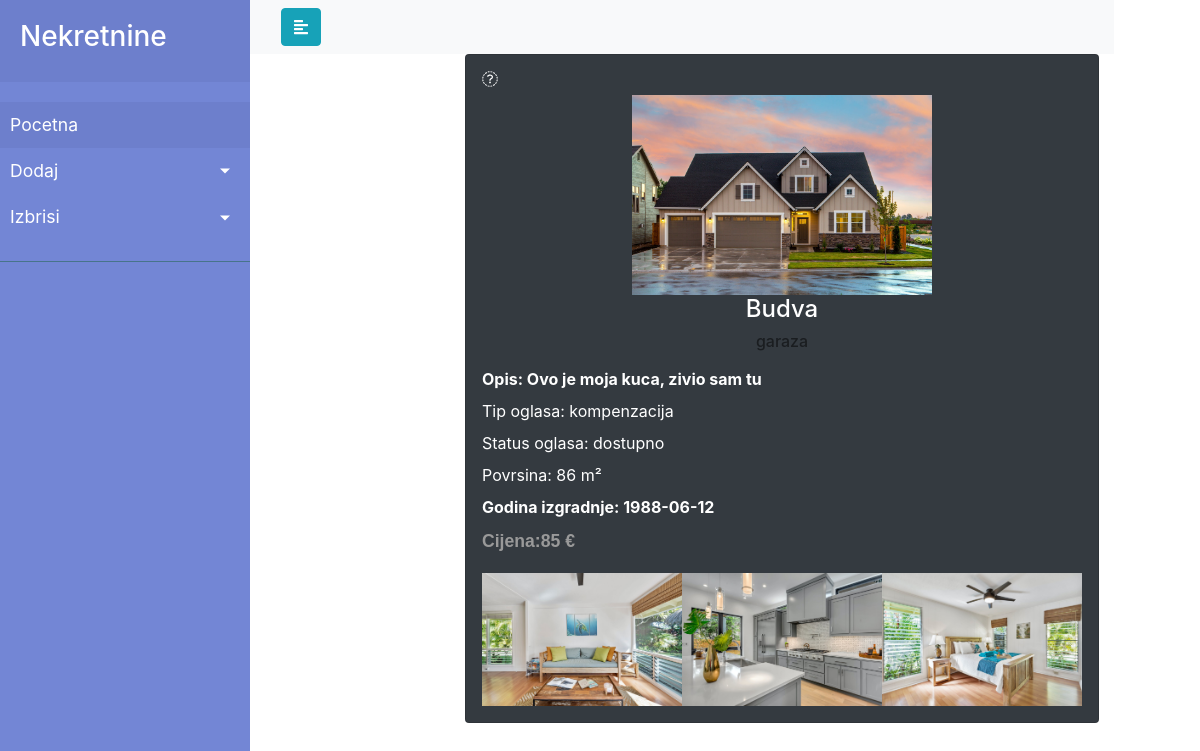
The page /real_state.php?id=212 on the database its author committed.
### tables this page shows
CREATE TABLE `nekretnina` (
  `id` int(11) NOT NULL,
  `grad_id` int(11) DEFAULT NULL,
  `tip_oglasa_id` int(11) NOT NULL,
  `tip_nekretnine_id` int(11) NOT NULL,
  `povrsina` decimal(11,0) NOT NULL,
  `godina_izgradnje` date NOT NULL,
  `opis` text NOT NULL,
  `nekretnina_status_id` int(11) NOT NULL,
  `cijena` decimal(11,0) NOT NULL,
  `fotografija_id` varchar(255) NOT NULL
);

CREATE TABLE `grad` (
  `id` int(11) NOT NULL,
  `name` varchar(255) NOT NULL
);

CREATE TABLE `tip_nekretnine` (
  `id` int(11) NOT NULL,
  `tip` varchar(255) NOT NULL
);

CREATE TABLE `tip_oglasa` (
  `id` int(11) NOT NULL,
  `naziv_oglasa` varchar(255) NOT NULL
);

CREATE TABLE `status_nekretnina` (
  `id` int(11) NOT NULL,
  `status_nekretnine` varchar(255) NOT NULL,
  `datum_prodaje` date DEFAULT NULL
);

CREATE TABLE `fotografije` (
  `id` int(11) NOT NULL,
  `naziv` varchar(255) DEFAULT NULL,
  `nekretnina_id` int(11) DEFAULT NULL
);

### real_state.php (the view, shortened to what this page needs)
<?php
include 'db.php';
isset($_GET['id']) ? $id = $_GET['id'] : exit("Id error");
$slq = "SELECT nekretnina.*, grad.name as city_name,
tip_oglasa.naziv_oglasa as tipO,
tip_nekretnine.tip as tip,
status_nekretnina.status_nekretnine as stats,
fotografije.naziv as ostale_fotke
from nekretnina
left JOIN grad on nekretnina.grad_id = grad.id
left JOIN tip_nekretnine on nekretnina.tip_nekretnine_id = tip_nekretnine.id
left JOIN tip_oglasa on nekretnina.tip_oglasa_id=tip_oglasa.id
left JOIN fotografije on nekretnina.id=fotografije.nekretnina_id
LEFT JOIN status_nekretnina ON nekretnina_status_id=status_nekretnina.id
WHERE nekretnina.id=$id
";
$res = mysqli_query($dbconn, $slq);
$nekretnina = mysqli_fetch_assoc($res);
?>
<?php
include 'header.php';
?>
<div class="wrapper">
    <?php
    include 'sidebar.php';
    ?>
    <div id="content">
        <nav class="navbar navbar-light bg-light">
            <div class="container-fluid">
                <button type="button" id="sidebarCollapse" class="btn btn-info">
                    <i class="fas fa-align-left"></i>
                </button>
            </div>
        </nav>
        <div class="details">
            <div class=" container ml-6  ">
                <div class="card p-3 text-white bg-dark"><i class="fa fa-apple"></i>
                    <div class="about-product text-center mt-2"><img src="<?= $nekretnina['fotografija_id'] ?>" width="300">
                        <div>
                            <h4><?= $nekretnina['city_name'] ?></h4>
                            <h6 class="mt-0 text-black-50"><?= $nekretnina['tip'] ?></h6>
                        </div>
                    </div>
                    <div class="d-flex justify-content-between font-weight-bold mt-2">Opis: <?= $nekretnina['opis'] ?></div>
                    <div class="d-flex justify-content-between p-price mt-2">Tip oglasa: <?= $nekretnina['tipO'] ?></div>
                    <div class="d-flex justify-content-between p-price mt-2"><span>Status oglasa: <?= $nekretnina['stats'] ?></span></div>
                    <div class="d-flex justify-content-between p-price mt-2">Povrsina: <?= $nekretnina['povrsina'] ?> m²</div>
                    <div class="d-flex justify-content-between  font-weight-bold mt-2">Godina izgradnje: <?= $nekretnina['godina_izgradnje'] ?></div>
                    <p class="d-flex justify-content-between total font-weight-bold mt-2">Cijena:<?= $nekretnina['cijena'] ?> € </p>
                    <div>
                        <?php
                        $sql = "SELECT * FROM nekretnina
                    left JOIN fotografije on nekretnina.id=fotografije.nekretnina_id
                    WHERE nekretnina.id=$id
                     ";
                        $res = mysqli_query($dbconn, $sql);
                        while ($row = mysqli_fetch_assoc($res)) {
                            $id_temp = $row['id'];
                            $name_temp = $row['naziv'];
                            echo "<img src=\"$name_temp\" id=\"$id_temp\" width=200px;>";
                        }
                        ?>
                    </div>
                </div>
            </div>
        </div>
    </div>
</div>
<?php
include 'footer.php';
?>

### header.php (shortened to what this page needs)
<!DOCTYPE html>
<html lang="en">
<head>
    <link rel="stylesheet" href="https://stackpath.bootstrapcdn.com/bootstrap/4.1.0/css/bootstrap.min.css">
    <link rel="stylesheet" href="style.css">
</head>
<body>

### sidebar.php (shortened to what this page needs)
<nav id="sidebar">
    <div class="sidebar-header">
        <h3>Nekretnine</h3>
    </div>
    <ul class="list-unstyled components">
        <li class="active">
            <a href="./index.php">Pocetna</a>
        </li>
        <li>
            <a href=" #pageSubmenu" data-toggle="collapse" aria-expanded="false" class="dropdown-toggle">Dodaj</a>
        </li>
        <li>
            <a href=" #page" data-toggle="collapse" aria-expanded="false" class="dropdown-toggle">Izbrisi</a>
        </li>
    </ul>
</nav>

### footer.php (shortened to what this page needs)
</body>
</html>

### style.css (style rules this page uses)
.wrapper { display: flex; width: 100%; }
a[data-toggle='collapse'] { position: relative; }
.dropdown-toggle::after { display: block; position: absolute; top: 50%; right: 20px; transform: translateY(-50%); }
p { font-family: 'Poppins', sans-serif; font-size: 1.1em; font-weight: 300; line-height: 1.7em; color: #999; }
a, a:hover, a:focus { color: inherit; text-decoration: none; transition: all 0.3s; }
#sidebar { min-width: 250px; max-width: 250px; min-height: 100vh; background: #7386d5; color: #fff; transition: all 0.3s; }
#sidebar .sidebar-header { padding: 20px; background: #6d7fcc; }
#sidebar ul.components { padding: 20px 0; border-bottom: 1px solid #47748b; }
#sidebar ul li a { padding: 10px; font-size: 1.1em; display: block; }
#sidebar ul li.active > a, a[aria-expanded='true'] { color: #fff; background: #6d7fcc; }
.details { margin-left: 200px; }

### rows shown on the page
nekretnina: fotografija (picture), opis "Ovo je moja kuca, zivio sam tu", povrsina "86", godina_izgradnje "1988-06-12", cijena "85"
grad: name "Budva"
tip_nekretnine: tip "garaza"
tip_oglasa: naziv_oglasa "kompenzacija"
status_nekretnina: status_nekretnine "dostupno"
fotografije: naziv (picture)
fotografije: naziv (picture)
fotografije: naziv (picture)
